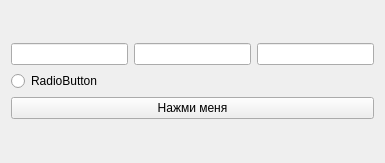
<?xml version="1.0" encoding="UTF-8"?>
<ui version="4.0">
 <class>object</class>
 <widget class="QWidget" name="object">
  <property name="geometry">
   <rect>
    <x>0</x>
    <y>0</y>
    <width>385</width>
    <height>163</height>
   </rect>
  </property>
  <property name="windowTitle">
   <string>Form</string>
  </property>
  <layout class="QVBoxLayout" name="verticalLayout_2">
   <item>
    <layout class="QVBoxLayout" name="verticalLayout">
     <item>
      <layout class="QHBoxLayout" name="horizontalLayout">
       <item>
        <widget class="QLineEdit" name="lineEditInput">
         <property name="text">
          <string/>
         </property>
        </widget>
       </item>
       <item>
        <widget class="QLineEdit" name="lineEditMirror"/>
       </item>
       <item>
        <widget class="QLineEdit" name="lineEdit_3"/>
       </item>
      </layout>
     </item>
     <item>
      <widget class="QRadioButton" name="radioButton">
       <property name="text">
        <string>RadioButton</string>
       </property>
      </widget>
     </item>
     <item>
      <widget class="QPushButton" name="pushButtonMirror">
       <property name="text">
        <string>Нажми меня</string>
       </property>
      </widget>
     </item>
    </layout>
   </item>
  </layout>
 </widget>
 <resources/>
 <connections/>
</ui>
